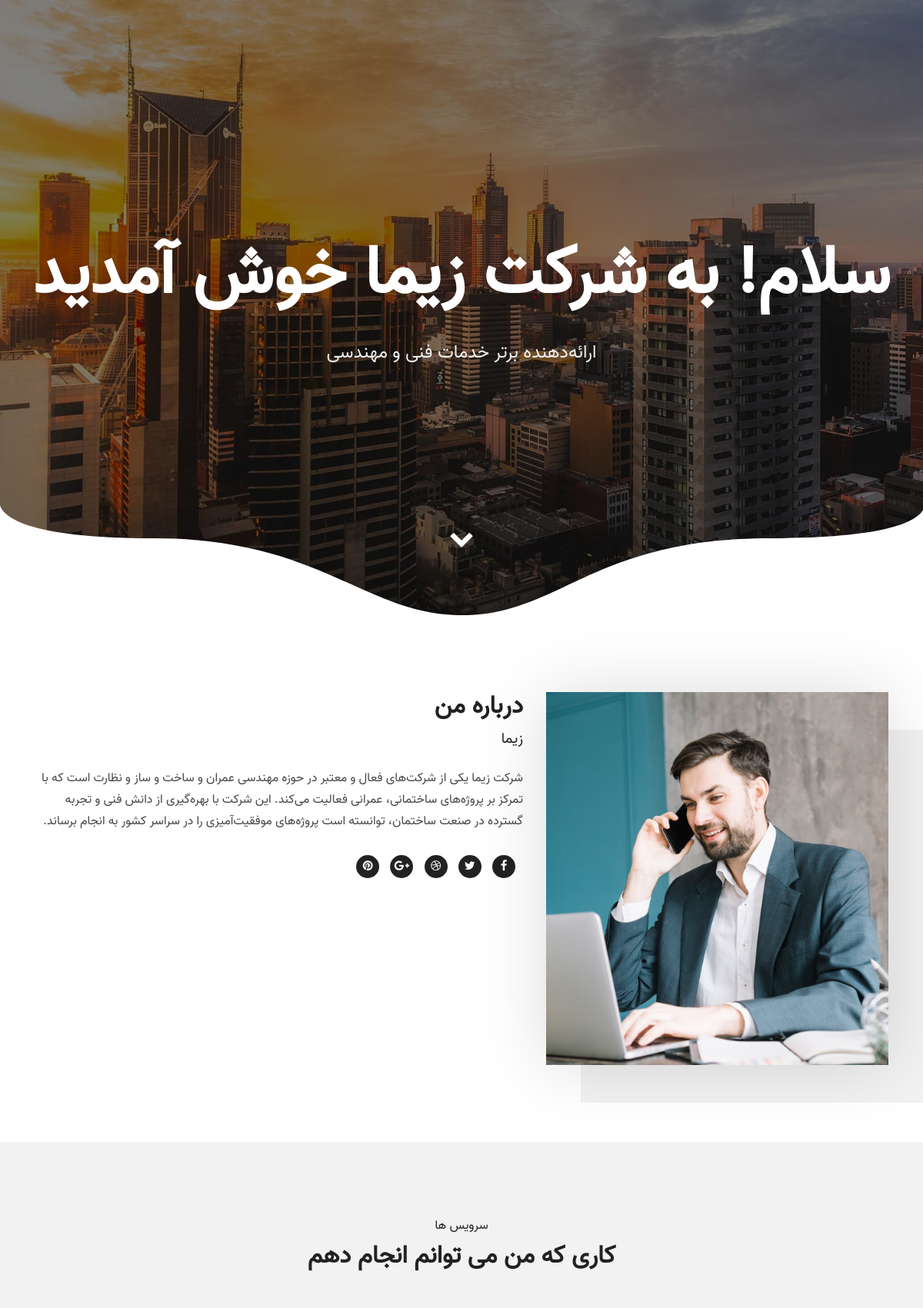
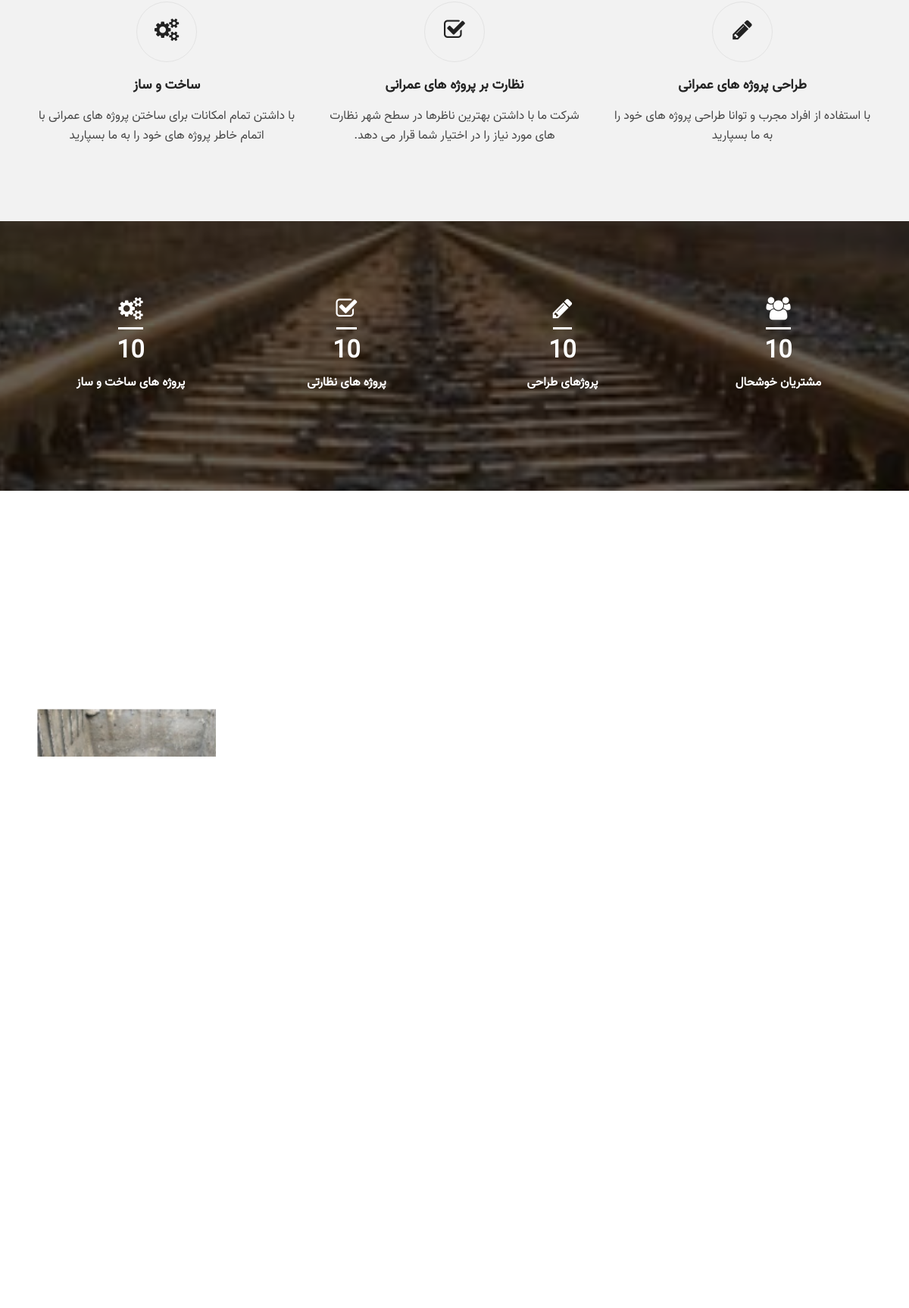
The page / (upper part) on the database its author committed (2 pictures, top to bottom).
### Home_module/models.py (models this page shows, shortened)
class Settings(models.Model):
    title = models.CharField(max_length=100, null=True, verbose_name='عنوان')
    value = models.CharField(max_length=100, null=True, verbose_name='مقدار')
    value_title = models.CharField(max_length=100, null=True, verbose_name='مفدار نمایشی')
    copyright = models.CharField(max_length=100, null=True, verbose_name='حق کپی رایت')
    class Meta:
        verbose_name = 'تنظیمات'
        verbose_name_plural = 'تنظیمات'

class Services(models.Model):
    title = models.CharField(max_length=100, null=True, verbose_name='عنوان')
    value = models.CharField(max_length=100, null=True, verbose_name='مقدار')
    icon = models.CharField(max_length=100, verbose_name='ایکون',null=True, blank=True)
    class Meta:
        verbose_name = 'خدمت'
        verbose_name_plural = 'خدمات'

class Customers(models.Model):
    title = models.CharField(max_length=100, null=True, verbose_name='عنوان')
    value = models.CharField(max_length=100, null=True, verbose_name='مقدار')
    icon = models.CharField(max_length=100, verbose_name='ایکون', null=True, blank=True)
    class Meta:
        verbose_name = 'خدمت'
        verbose_name_plural = 'خدمات'

class Gallery(models.Model):
    category = models.CharField(max_length=100, null=True, verbose_name='کتگوری')
    image = models.ImageField(upload_to='images/projects', null=True, verbose_name='عکس')
    value = models.CharField(max_length=100, verbose_name='مقدار', null=True, blank=True)
    class Meta:
        verbose_name = 'گالری'
        verbose_name_plural = 'گالری ها'

### Home_module/views.py (the view)
# urls.py: path('', views.HomeView.as_view(), name='home'),
class HomeView(TemplateView):
    template_name = 'index.html'
    def get_context_data(self, **kwargs):
        context = super().get_context_data(**kwargs)
        context['services'] = Services.objects.all()
        context['customers'] = Customers.objects.all()
        context['settings'] = Settings.objects.get(id=2)
        gallery_list = Gallery.objects.all()
        paginator = Paginator(gallery_list, 9)
        page_number = self.request.GET.get('page')
        page_obj = paginator.get_page(page_number)
        context['gallery'] = page_obj
        context['staff'] = Staff.objects.all()
        return context

### templates/index.html (shortened to what this page needs)
{% extends 'layout.html' %}
{% load thumbnail %}
{% block content %}
        <section id="home" class="banner banner-centered" style="background-image: url('/static/images/background/testimonials-bg.jpg')" data-stellar-background-ratio=".7" data-scroll-index="0">
                <div class="banner-caption">
                    <h1>سلام! به شرکت {{ settings.title}} خوش آمدید</h1>
                    <p class="cd-headline clip mt-30">
                        <span>ارائه‌دهنده برتر خدمات فنی و مهندسی </span><br>
                    </p>
                </div>
                <div class="arrow bounce">
                    <a class="fa fa-chevron-down fa-2x" href="#" data-scroll-nav="1"></a>
                </div>
                <svg id="home-svg" xmlns="http://www.w3.org/2000/svg" xmlns:xlink="http://www.w3.org/1999/xlink" x="0px" y="0px" viewBox="0 0 1400 300" preserveAspectRatio="none">
                    <path class="p-curve" d="M-0.2,0.5c0,0-21.7,99.6,233.1,99.6s320.1,199.7,467.6,200.1S898.6,100,1167.6,100S1401,0,1401,0v301H0 L-0.2,0.5z"/>
                </svg>
        </section>
        <section class="about pt-100 pb-100" data-scroll-index="1">
            <div class="container">
                <div class="row">
                    <div class="col-lg-5 col-md-6">
                        <div class="about-img">
                            <img src="/static/images/about-img.jpg" alt="">
                        </div>
                    </div>
                    <div class="col-lg-7 col-md-6">
                        <div class="about-content">
                            <div class="about-heading">
                                <h2>درباره من</h2>
                                <span>{{ settings.title}}</span>
                            </div>
                            <p>شرکت {{ settings.title}} یکی از شرکت‌های فعال و معتبر در حوزه مهندسی عمران و ساخت و ساز و نظارت است که با تمرکز بر پروژه‌های ساختمانی، عمرانی فعالیت می‌کند. این شرکت با بهره‌گیری از دانش فنی و تجربه گسترده در صنعت ساختمان، توانسته است پروژه‌های موفقیت‌آمیزی را در سراسر کشور به انجام برساند. </p>
                            <div class="social-icons">
                                <a href=""><i class="fa fa-facebook"></i></a>
                                <a href=""><i class="fa fa-twitter"></i></a>
                                <a href=""><i class="fa fa-dribbble"></i></a>
                                <a href=""><i class="fa fa-google-plus"></i></a>
                                <a href=""><i class="fa fa-pinterest"></i></a>
                            </div>
                        </div>
                    </div>
                </div>
            </div>
        </section>
        <section class="services bg-gray pt-100 pb-50" data-scroll-index="2">
            <div class="container">
                <div class="row">
                    <div class="col">
                        <div class="heading text-center">
                            <h6>سرویس ها</h6>
                            <h2>کاری که من می توانم انجام دهم</h2>
                        </div>
                    </div>
                </div>
                <div class="row">
                    {% for service in services %}
                        <div class="col-md-4">
                        <div class="service-item">
                            <span class="icon">
                                <i class="fa {{ service.icon }}"></i>
                            </span>
                            <h4>{{ service.title }} </h4>
                            <p>{{ service.value }} </p>
                        </div>
                    </div>
                    {% endfor %}
                </div>
            </div>
        </section>
        <section class="stats pt-100 pb-100" style="background-image: url('/static/images/background/stats-bg.jpg')">
            <div class="container">
                <div class="row">
                    {% for customer in customers %}
                        <div class="col-lg-3 col-md-6">
                        <div class="single-stat">
                            <span class="stat-icon">
                                <i class="fa {{ customer.icon }}" aria-hidden="true"></i>
                            </span>
                            <h2 class="counter" data-count="{{ customer.value }}">10</h2>
                            <p>{{ customer.title}}</p>
                        </div>
                    </div>
                    {% endfor %}
                </div>
            </div>
        </section>
        <section class="portfolio pt-100 pb-70" data-scroll-index="3">
            <div class="container">
                <div class="row">
                    <div class="col">
                        <div class="heading text-center">
                            <h6>نمونه کارها</h6>
                            <h2>کاری که انجام دادم</h2>
                        </div>
                        <div class="portfolio-filter text-center">
                            <ul>
                                <li class="sel-item" data-filter="*">همه</li>
                                <li data-filter=".design">طراحی</li>
                                <li data-filter=".build">اجرا</li>
                                <li data-filter=".watch" style="margin-right:20px ">نظارت</li>
                            </ul>
                        </div>
                    </div>
                </div>
                <div class="row portfolio-items" id="gallery-section">
                    {% for project in gallery %}
                        <div class="col-lg-4 col-md-6 item {{ project.value }}">
                            <div class="item-content">
                                {% thumbnail project.image '320x291' crop='center' as im %}
                                    <img src="{{ im.url }}" alt="">
                                {% endthumbnail %}
                                <div class="item-overlay">
                                    <div class="icons">
                                    </div>
                                </div>
                            </div>
                        </div>
                    {% endfor %}
                </div>
            </div>
        </section>
{% endblock %}

### templates/layout.html (shortened to what this page needs)
{% load render_partial %}
<!DOCTYPE html>
<html dir="rtl" lang="en">
    <head>
        {% include 'site_header_references.html' %}
    </head>
<body>
    {% block content %}{% endblock %}
</body>
</html>

### templates/site_header_references.html
        <link rel="stylesheet" href="/static/css/font-awesome.min.css">
        <link rel="stylesheet" href="/static/css/bootstrap.css">
        <link rel="stylesheet" href="/static/css/owl.carousel.min.css">
        <link rel="stylesheet" href="/static/css/owl.theme.default.min.css">
        <link rel="stylesheet" href="/static/css/magnific-popup.css">
        <link rel="stylesheet" href="/static/css/style.css">

### rows shown on the page
Settings: title "زیما"
Services: title "طراحی پروژه های عمرانی", value "با استفاده از افراد مجرب و توانا طراحی پروژه های خود را به ما بسپارید"
Services: title "نظارت بر پروژه های عمرانی", value "شرکت ما با داشتن بهترین ناظرها در سطح شهر نظارت های مورد نیاز را در اختیار شما قرار می دهد."
Services: title "ساخت و ساز", value "با داشتن تمام امکانات برای ساختن پروژه های عمرانی با اتمام خاطر پروژه های خود را به ما بسپارید"
Customers: title "مشتریان خوشحال"
Customers: title "پروژهای طراحی"
Customers: title "پروژه های نظارتی"
Customers: title "پروژه های ساخت و ساز"
Gallery: shows a picture
Gallery: shows a picture
Gallery: shows a picture
Gallery: shows a picture
Gallery: shows a picture
Gallery: shows a picture
